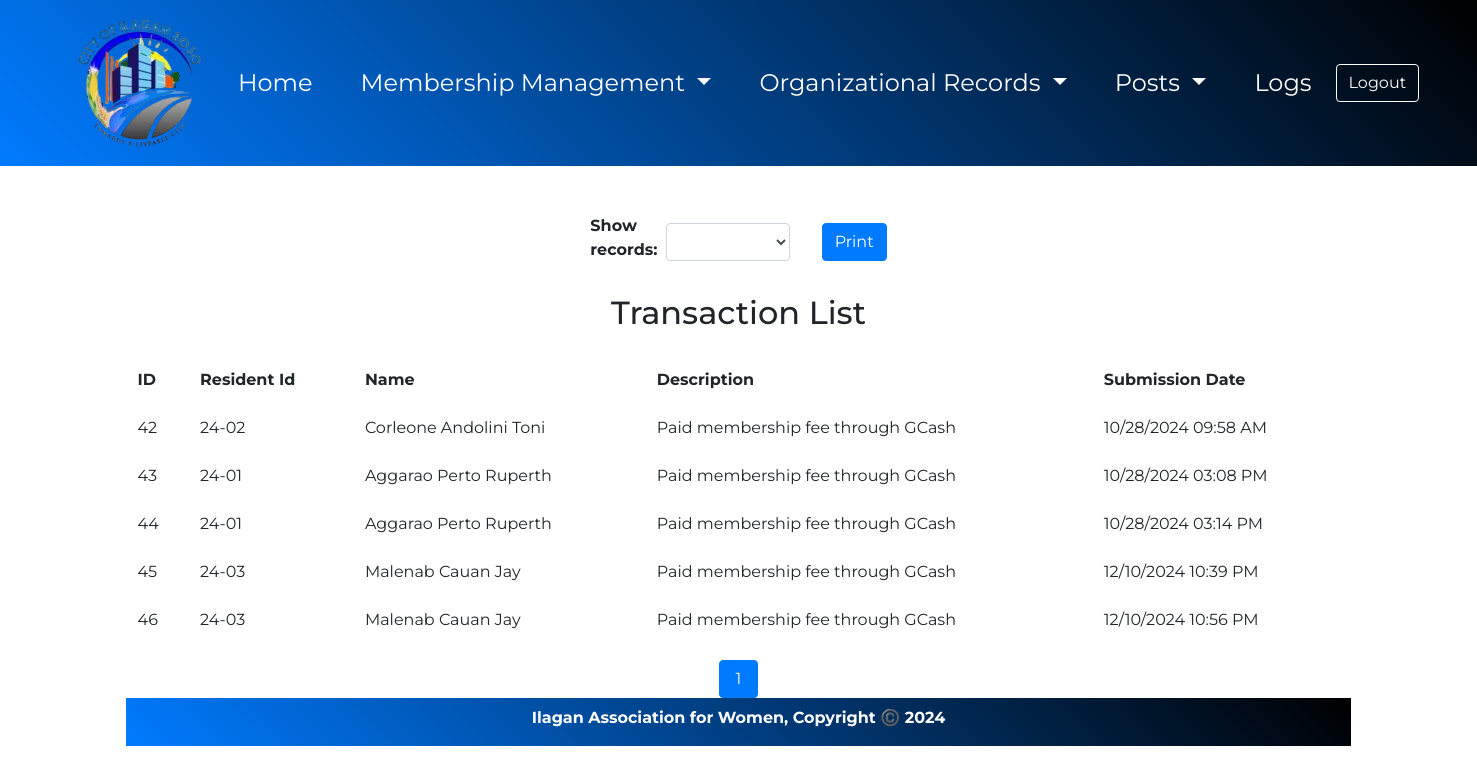
The app's page /admin_Transactions.php (signed in) with its own data.
### tables this page shows
CREATE TABLE `transaction` (
  `id` int(11) NOT NULL,
  `resident_id` varchar(10) NOT NULL,
  `last_name` varchar(50) DEFAULT NULL,
  `middle_name` varchar(50) DEFAULT NULL,
  `first_name` varchar(50) DEFAULT NULL,
  `description` varchar(255) DEFAULT NULL,
  `submission_date` datetime DEFAULT NULL
);

### functions.php (called while the page is built, shortened)
<?php
    class User
    {
        private $conn;
        public function __construct()
        {
            $database = new Database();
            $db = $database->dbConnection();
            $this->conn = $db;
        }
        public function runQuery($sql)
        {
            $stmt = $this->conn->prepare($sql);
            return $stmt;
        }
    }
?>

### admin_Transactions.php (the view, shortened to what this page needs)
<?php
require_once ('functions.php');
$userObj = new User();
?>
<!DOCTYPE html>
<html>
<head>
<link rel="stylesheet" href="stylesheets/user_Home.css">
<link rel="stylesheet" href="https://cdn.jsdelivr.net/npm/bootstrap@4.5.3/dist/css/bootstrap.min.css">
</head>
<body>
<div>
    <nav class="navbar navbar-expand-lg mb-5">
        <img src="img/Logo.png" alt="logo" id="nav-img" class="ml-md-5">
        <div class="navbar-collapse collapse justify-content-center" id="navbar1">
            <ul class="navbar-nav">
                <li class="nav-item pl-3 pr-3">
                    <a class="nav-item nav-link" href="admin_Home.php">Home</a>
                </li>
                <li class="nav-item dropdown pl-3 pr-3">
                    <a class="nav-link dropdown-toggle" href="#" id="membershipDropdown" role="button" data-toggle="dropdown" aria-haspopup="true" aria-expanded="false">
                        Membership Management
                    </a>
                </li>
                <li class="nav-item dropdown pl-3 pr-3">
                    <a class="nav-link dropdown-toggle" href="#" id="recordsDropdown" role="button" data-toggle="dropdown" aria-haspopup="true" aria-expanded="false">
                        Organizational Records
                    </a>
                </li>
                <li class="nav-item dropdown pl-3 pr-3">
                    <a class="nav-link dropdown-toggle" href="#" id="postsDropdown" role="button" data-toggle="dropdown" aria-haspopup="true" aria-expanded="false">
                        Posts
                    </a>
                </li>
                <li class="nav-item pl-3 pr-3">
                    <a class="nav-link" href="admin_Logs.php">Logs</a>
                </li>
            </ul>
        </div>
        <a href="admin_Home.php?logout=true">
    <button style="font-family: 'Montserrat', sans-serif !important;" class="btn btn-outline-primary logout-btn mr-md-5" type="button" id="logout-btn">Logout</button>
</a>
    </nav>
</div>
<?php
$page = isset($_GET['page']) ? (int)$_GET['page'] : 1;
$page = max(1, $page);
$limit = isset($_GET['limit']) ? (int)$_GET['limit'] : 20;
$offset = ($page - 1) * $limit;
$qry = "SELECT * FROM transaction LIMIT :limit OFFSET :offset";
$stmt = $userObj->runQuery($qry);
$stmt->bindParam(':limit', $limit, PDO::PARAM_INT);
$stmt->bindParam(':offset', $offset, PDO::PARAM_INT);
$stmt->execute();
$totalQry = "SELECT COUNT(*) FROM transaction";
$totalStmt = $userObj->runQuery($totalQry);
$totalStmt->execute();
$totalRows = $totalStmt->fetchColumn();
$totalPages = ceil($totalRows / $limit);
?>
<div class="row justify-content-center mt-3">
    <div class="col-md-6 d-flex justify-content-center align-items-center">
        <form method="get" action="" class="d-flex align-items-center mr-3">
            <label for="limit" class="mr-2 font-weight-bold">Show records:</label>
            <select class="form-control" id="limit" name="limit" onchange="this.form.submit()">
                <option></option>
                <option value="1" <?php echo (isset($_GET['limit']) && $_GET['limit'] == 1) ? 'selected' : ''; ?>>1</option>
            </select>
        </form>
        <button id="print-button" class="btn btn-primary ml-3">Print</button>
    </div>
</div>
<div class="row">
    <div class="col-md-10 offset-md-1">
        <div class="resident-table-container">
            <h2 class="text-center my-4">Transaction List</h2>
            <div class="table-responsive w-auto text-nowrap resident-table-div" id="residents_table">
                <table class="table table-borderless table-hover resident-table">
                    <thead>
                        <tr>
                            <th class="resident-table-heading">ID</th>
                            <th class="resident-table-heading">Resident Id</th>
                            <th class="resident-table-heading">Name</th>
                            <th class="resident-table-heading">Description</th>
                            <th class="resident-table-heading">Submission Date</th>
                        </tr>
                    </thead>
                    <tbody>
                        <?php
                        if ($stmt->rowCount() > 0) {
                            while ($rowUser = $stmt->fetch(PDO::FETCH_ASSOC)) {
                        ?>
                                <tr>
                                    <td><?php print($rowUser['id']) ?></td>
                                    <td><?php print($rowUser['resident_id']) ?></td>
                                    <td><?php print($rowUser['first_name'] . ' ' . $rowUser['middle_name'] . ' ' . $rowUser['last_name']); ?></td>
                                    <td>
                                        <?php
                                        echo $rowUser['description'] ? $rowUser['description'] : 'Paid membership fee through GCash';
                                        ?>
                                    </td>
                                    <td><?php echo date("m/d/Y h:i A", strtotime($rowUser['submission_date'])); ?></td>
                                </tr>
                        <?php
                            }
                        }
                        ?>
                    </tbody>
                </table>
<div class="pagination mt-3">
    <ul class="pagination">
        <?php for ($i = 1; $i <= $totalPages; $i++): ?>
            <li class="page-item <?php echo ($i == $page) ? 'active' : ''; ?>">
                <a href="?page=<?php echo $i; ?>&limit=<?php echo $limit; ?>" class="page-link"><?php echo $i; ?></a>
            </li>
        <?php endfor; ?>
    </ul>
</div>
        </div>
<div class="row m-0 p-0 bg-custom-image">
    <div class="col-12 text-center text-muted">
        <p class="m-0 pb-3 mt-md-2 mt-sm-2">Ilagan Association for Women, Copyright ©️ 2024</p>
    </div>
    </div>
    </body>
</html>

### stylesheets/user_Home.css (style rules this page uses)
body { font-family: 'Montserrat', sans-serif !important; margin: 0; }
.navbar { background: linear-gradient(45deg, #007bff, #000); color: #ff5722; clear: both; }
.navbar ul li a { color: white; }
.nav-link { font-family: 'Montserrat'; font-weight: 400; font-size: 1.5rem; padding: 1rem; text-decoration: none; }
.logout-btn { color: white !important; border-color: white !important; }

### admin_Transactions.php (style rules this page uses)
.navbar .dropdown-toggle::after { color: white; }
.pagination { display: flex; justify-content: center; list-style: none; padding: 0; margin: 0; }
.page-item { margin: 0 5px; }
.page-item .page-link { text-decoration: none; padding: 8px 16px; border: 1px solid #007bff; border-radius: 4px; color: #007bff; transition: background-color 0.3s, color 0.3s; }
.page-item.active .page-link { background-color: #007bff; color: #fff; }
.bg-custom-image .text-muted { background: linear-gradient(45deg, #007bff, #000); font-weight: bold; color: white !important; }

### records on screen
transaction: id "42", resident "24-02", first_name "Corleone", middle_name "Andolini", last_name "Toni", shows "Paid membership fee through GCash", submission_date "10/28/2024 09:58 AM"
transaction: id "43", resident "24-01", first_name "Aggarao", middle_name "Perto", last_name "Ruperth", shows "Paid membership fee through GCash", submission_date "10/28/2024 03:08 PM"
transaction: id "44", resident "24-01", first_name "Aggarao", middle_name "Perto", last_name "Ruperth", shows "Paid membership fee through GCash", submission_date "10/28/2024 03:14 PM"
transaction: id "45", resident "24-03", first_name "Malenab", middle_name "Cauan", last_name "Jay", shows "Paid membership fee through GCash", submission_date "12/10/2024 10:39 PM"
transaction: id "46", resident "24-03", first_name "Malenab", middle_name "Cauan", last_name "Jay", shows "Paid membership fee through GCash", submission_date "12/10/2024 10:56 PM"
